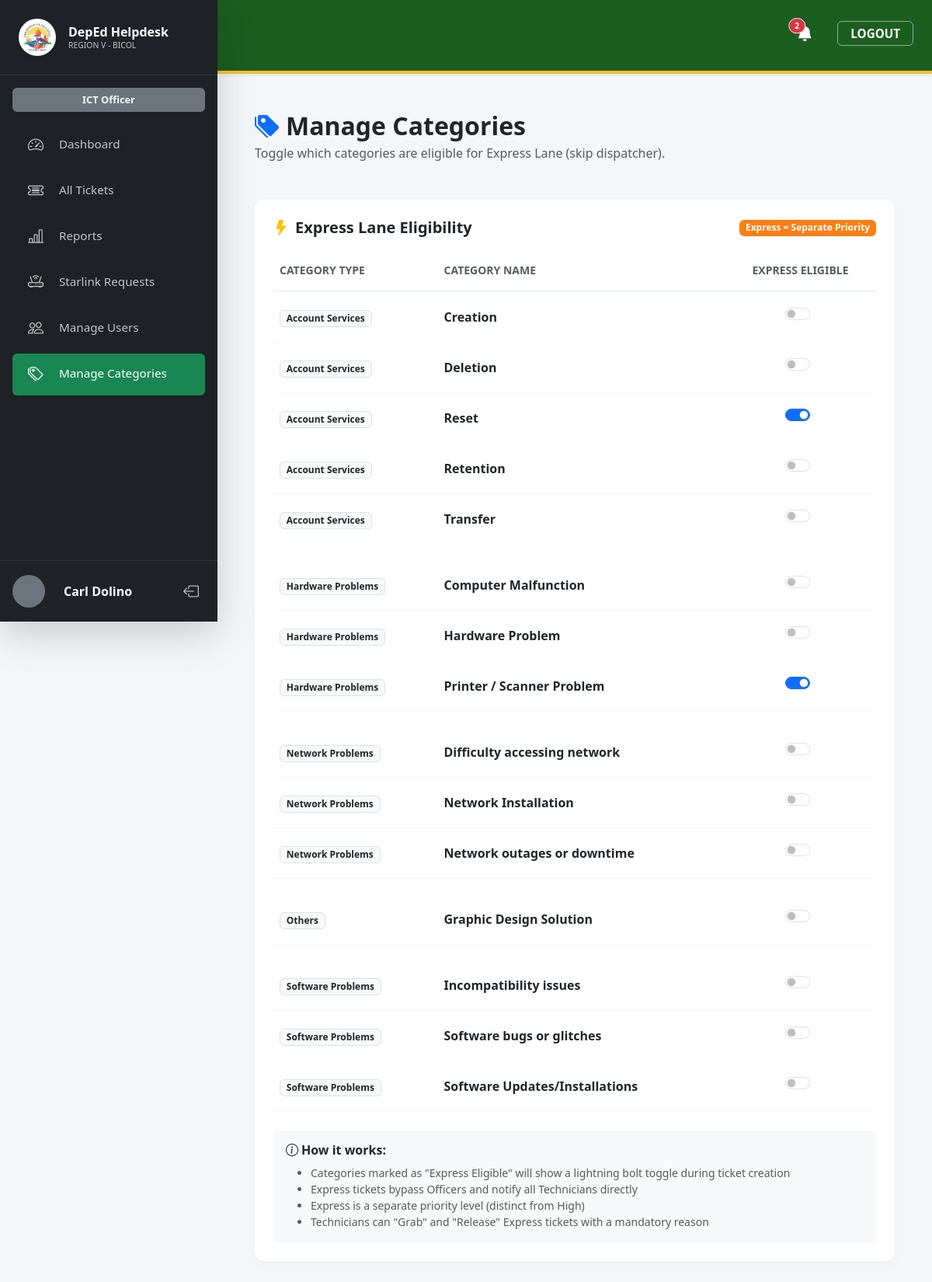
Screenshot of /manage_categories.php (signed in) with the database file from the repository.
### tables this page shows
CREATE TABLE `category` (
  `categoryId` int NOT NULL,
  `categoryName` varchar(50) NOT NULL,
  `categoryType` varchar(50) NOT NULL,
  `is_express_eligible` tinyint(1) DEFAULT '0'
);

### manage_categories.php (the view, shortened to what this page needs)
<?php
require 'db.php';
$categories = $pdo->query("SELECT * FROM category ORDER BY categoryType, categoryName")->fetchAll();
include 'head.php';
?>
<body>
    <div class="d-flex flex-column flex-md-row" style="min-height: 100vh;">
        <?php include 'sidebar.php'; ?>
        <div class="flex-grow-1 main-content" style="min-height: 100vh; overflow-y: auto;">
            <?php include 'header.php'; ?>
            <div class="container-fluid py-5 px-5">
                <div class="mb-5">
                    <h2 class="fw-bold text-dark mb-1"><i class="bi bi-tags-fill text-primary me-2"></i>Manage Categories</h2>
                    <p class="text-muted">Toggle which categories are eligible for Express Lane (skip dispatcher).</p>
                </div>
                <div class="custom-card p-4">
                    <div class="d-flex justify-content-between align-items-center mb-4">
                        <h5 class="fw-bold text-dark mb-0"><i class="bi bi-lightning-fill text-warning me-2"></i>Express Lane Eligibility</h5>
                        <span class="badge bg-express">Express = Separate Priority</span>
                    </div>
                    <div class="table-responsive">
                        <table class="table table-borderless align-middle mb-0">
                            <thead style="border-bottom: 2px solid #f0f2f5;">
                                <tr>
                                    <th class="text-muted small fw-bold pb-3">CATEGORY TYPE</th>
                                    <th class="text-muted small fw-bold pb-3">CATEGORY NAME</th>
                                    <th class="text-muted small fw-bold pb-3 text-center">EXPRESS ELIGIBLE</th>
                                </tr>
                            </thead>
                            <tbody>
                                <?php
                                $currentType = "";
                                foreach ($categories as $cat) {
                                    if ($currentType !== $cat['categoryType']) {
                                        if ($currentType !== "") echo "<tr><td colspan='3' style='padding: 10px 0;'></td></tr>";
                                        $currentType = $cat['categoryType'];
                                    }
                                    echo "<tr style='border-bottom: 1px solid #f8f9fa;'>";
                                    echo "<td class='py-3'><span class='badge bg-light text-dark border'>" . htmlspecialchars($cat['categoryType']) . "</span></td>";
                                    echo "<td class='py-3 fw-bold text-dark'>" . htmlspecialchars($cat['categoryName']) . "</td>";
                                    echo "<td class='py-3 text-center'>";
                                    echo "<form method='POST' class='d-inline'>";
                                    echo "<div class='form-check form-switch d-inline-block'>";
                                    echo "<input class='form-check-input' type='checkbox' name='is_express_eligible' value='1' " . ($cat['is_express_eligible'] ? 'checked' : '') . " onchange='this.form.submit()'>";
                                    echo "</div>";
                                    echo "</form>";
                                    echo "</td>";
                                    echo "</tr>";
                                }
                                ?>
                            </tbody>
                        </table>
                    </div>
                    <div class="mt-4 p-3 bg-light rounded">
                        <h6 class="fw-bold text-dark mb-2"><i class="bi bi-info-circle me-1"></i>How it works:</h6>
                        <ul class="mb-0 small text-muted">
                            <li>Categories marked as "Express Eligible" will show a lightning bolt toggle during ticket creation</li>
                            <li>Express tickets bypass Officers and notify all Technicians directly</li>
                            <li>Express is a separate priority level (distinct from High)</li>
                            <li>Technicians can "Grab" and "Release" Express tickets with a mandatory reason</li>
                        </ul>
                    </div>
                </div>
            </div>
        </div>
    </div>
</body>
</html>

### style.css (style rules this page uses)
:root { --deped-green: #1b5e20; --deped-gold: #fbc02d; --sidebar-bg: #1a1c1e; --bg-light: #f4f6f9; --card-radius: 12px; }
body { font-family: 'Segoe UI', Tahoma, Geneva, Verdana, sans-serif; background-color: var(--bg-light); }
.main-content { margin-left: 280px; width: calc(100% - 280px); }
.custom-card { border: none; border-radius: var(--card-radius); box-shadow: 0 4px 12px rgba(0, 0, 0, 0.03); background: white; }
.bg-express { background-color: #fd7e14 !important; color: white; }

### rows the page displays
category: categoryType "Account Services", categoryName "Creation"
category: categoryType "Account Services", categoryName "Deletion"
category: categoryType "Account Services", categoryName "Reset", is_express_eligible "☑"
category: categoryType "Account Services", categoryName "Retention"
category: categoryType "Account Services", categoryName "Transfer"
category: categoryType "Hardware Problems", categoryName "Computer Malfunction"
category: categoryType "Hardware Problems", categoryName "Hardware Problem"
category: categoryType "Hardware Problems", categoryName "Printer / Scanner Problem", is_express_eligible "☑"
category: categoryType "Network Problems", categoryName "Difficulty accessing network"
category: categoryType "Network Problems", categoryName "Network Installation"
category: categoryType "Network Problems", categoryName "Network outages or downtime"
category: categoryType "Others", categoryName "Graphic Design Solution"
category: categoryType "Software Problems", categoryName "Incompatibility issues"
category: categoryType "Software Problems", categoryName "Software bugs or glitches"
category: categoryType "Software Problems", categoryName "Software Updates/Installations"

### other values shown
$displayName "Carl Dolino"
$totalAlerts "2"
